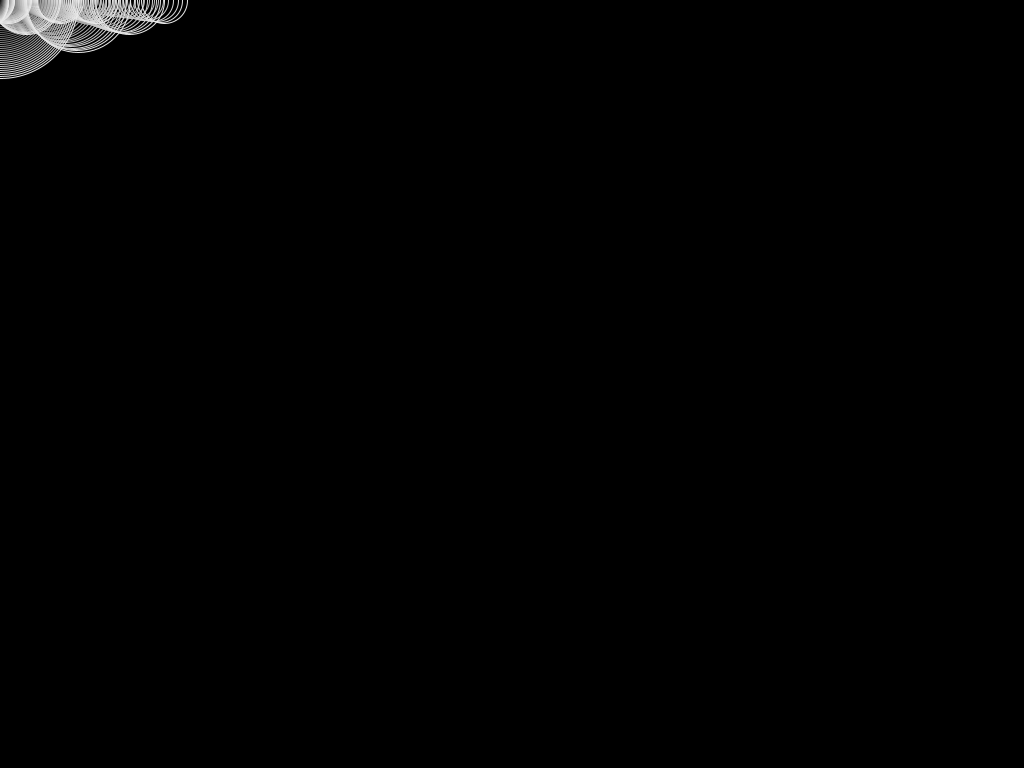
Frame 1 (no input)
Frame 60 (the mouse pressed at the canvas centre just before this capture): identical to frame 1, image omitted
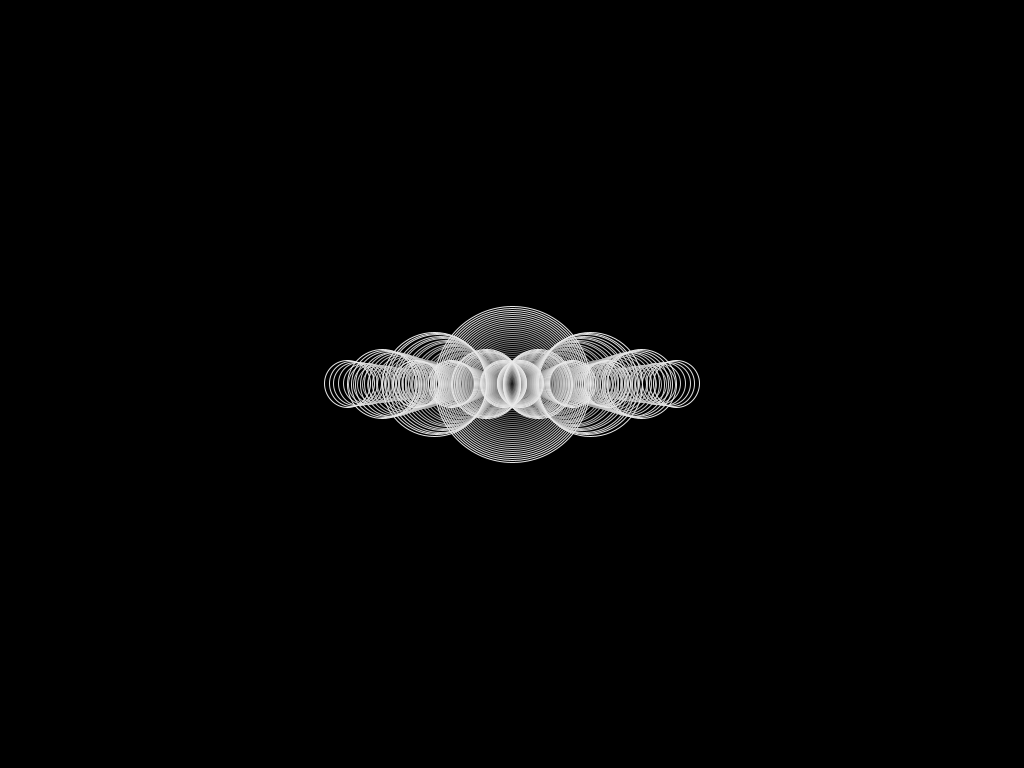
Frame 120 (the mouse held since frame 60 and released just before this capture)

The Processing sketch that drew these frames (run headless with seeded random() and noise(); from frame 60 on, the mouse is pressed at the canvas centre):

// Processing sketch: crossHairs_v1_circlesWithTrails
// ── crossHairs_v1_circlesWithTrails.pde
/*jason stephens
thesis - itp - spring 2012
HandControlledAR

From ex.9-8::Learning Processing - Shiffman
and Recursion Example NOC
*/


// Example 9-8: A snake following the mouse
float f;
float fxPos;
// Declare two arrays with 50 elements.
int[] xpos = new int[40];//50=original 
int[] ypos = new int[40];

void setup() {
  size(1024,768);
  
  smooth();
  // Initialize all elements of each array to zero.
  for (int i = 0; i < xpos.length; i ++ ) {
    xpos[i] = 0; 
    ypos[i] = 0;
  }
}

void draw() {
  background(0);
  
  // Shift array values
  for (int i = 0; i < xpos.length-1; i ++ ) {
    // Shift all elements down one spot. 
    // xpos[0] = xpos[1], xpos[1] = xpos = [2], and so on. Stop at the second to last element.
    xpos[i] = xpos[i+1];
    ypos[i] = ypos[i+1];
  }
  
  // New location
  xpos[xpos.length-1] = mouseX; // Update the last spot in the array with the mouse location.
  ypos[ypos.length-1] = mouseY;
  
  // Draw everything
  for (int i = 0; i < xpos.length; i ++ ) {
    float j=20; // where j is the timer for looping the recursion
     // Draw an ellipse for each element in the arrays. 
     // Color and size are tied to the loop's counter: i.
    //noStroke(); //original code
    //fill(255-i*5);//original code
    stroke(0+i*6);
    noFill();
   // ellipse(xpos[i],ypos[i],i*3,i*3);//comment this out and place recursive function
   f = float(i);
   fxPos = float(xpos[i]);// need to turn this into a float
     drawCircle(fxPos,ypos[i],f*4, j);
    //add the recursive function here::
    //drawCircle(xpos[xpos.length-1],ypos[ypos.length-1],i*3, j); 
    
  }
}

void drawCircle(float x, int y,  float radius, float t) {
  ellipse(x,y,radius,radius); 
  if (t > 1) {
    t= t/2.9;  //had to get this timer out of the loop somehow
    drawCircle(x + radius/2, y, radius/1.5, t);
    drawCircle(x - radius/2, y, radius/1.5, t);
    
  }
 
 
 
 
 
  
  
  
  
  
}
